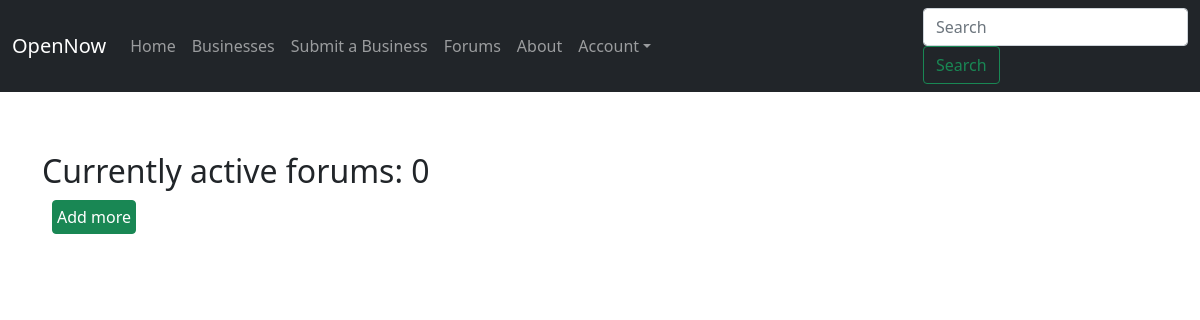
Before: /open_now/forums/ with the older database file.
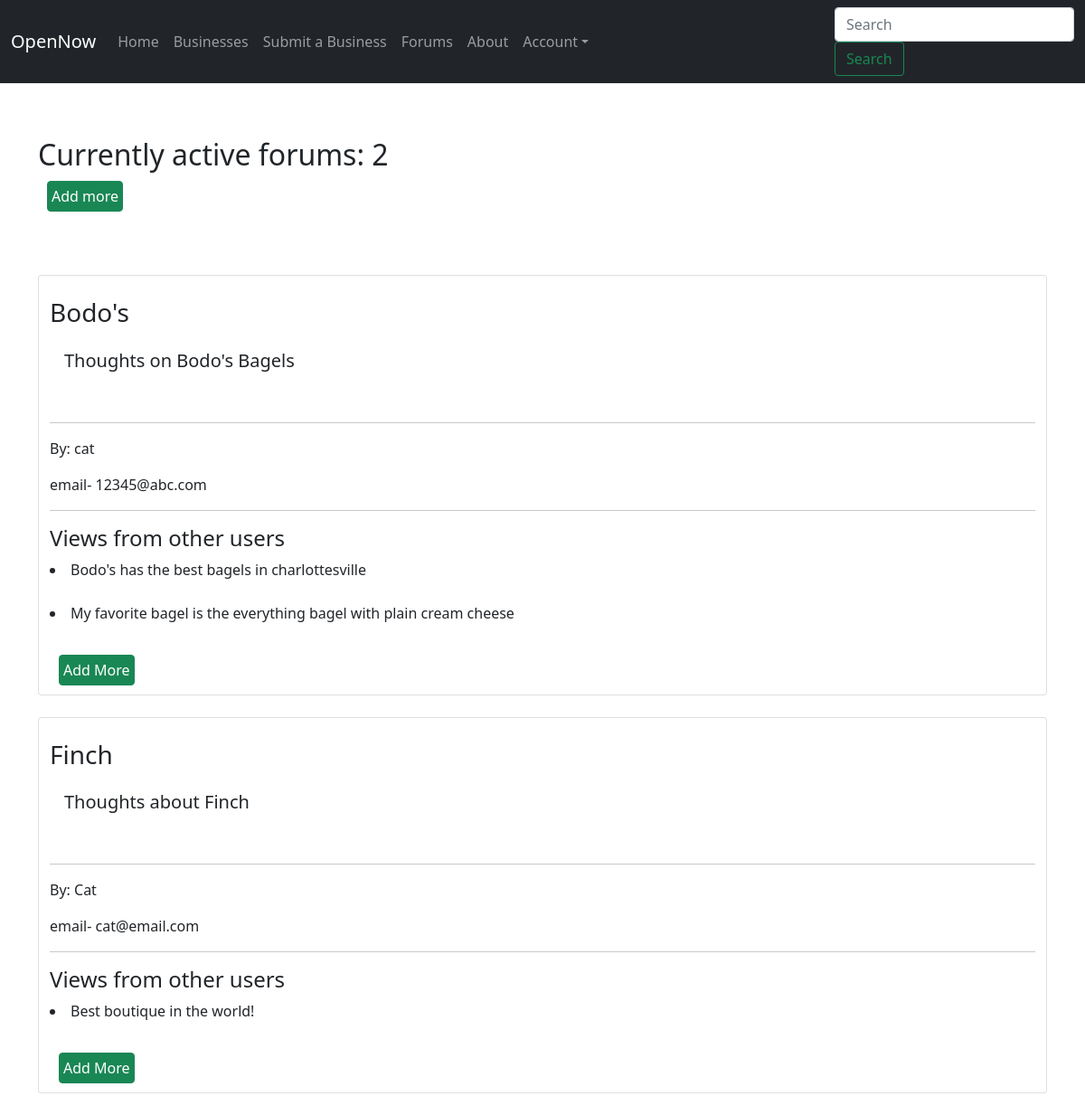
After: the same page with the newer database file.
### open_now/models.py (models this page shows, shortened)
class Forum(models.Model):
    name=models.CharField(max_length=200)
    email=models.CharField(max_length=200,null=True)
    topic= models.CharField(max_length=300)
    description = models.CharField(max_length=1000,blank=True)
    date_created=models.DateTimeField(auto_now_add=True,null=True)

class Discussion(models.Model):
    forum = models.ForeignKey(Forum,blank=True,on_delete=models.CASCADE)
    discuss = models.CharField(max_length=1000)

### open_now/views.py (the view)
# urls.py: path('forums/', views.forums, name='forums')
def forums(request):
    all_forums=Forum.objects.all()
    count=all_forums.count()
    discussions=[]
    for i in all_forums:
        discussions.append(i.discussion_set.all())
    context={'forums':all_forums,
            'count':count,
            'discussions':discussions}
    return render(request,'open_now/forums.html',context)

### open_now/templates/open_now/forums.html (shortened to what this page needs)
<!doctype html>
{% load socialaccount %}
{% load static %}
<html lang="en">
<head>
    <link href="https://cdn.jsdelivr.net/npm/bootstrap@5.0.0-beta2/dist/css/bootstrap.min.css" rel="stylesheet">
    <link href="{% static 'css/starter-template.css' %}" rel="stylesheet">
</head>
<body>
<nav class="navbar navbar-expand-md navbar-dark bg-dark fixed-top">
    <div class="container-fluid">
        <a class="navbar-brand" href="#">OpenNow</a>
        <div class="collapse navbar-collapse" id="navbarsExampleDefault">
            <ul class="navbar-nav me-auto mb-2 mb-md-0">
                <li class="nav-item">
                    <a class="nav-link" aria-current="page" href="{% url 'open_now:home' %}">Home</a>
                </li>
                <li class="nav-item">
                    <a class="nav-link" aria-current="page" href="{% url 'open_now:business_list' %}">Businesses</a>
                </li>
                                <li class="nav-item">
                    <a class="nav-link" aria-current="page" href="{% url 'open_now:business_form' %}">Submit a Business</a>
                </li>
            <li class="nav-item">
                <a class="nav-link" aria-current="page" href="{% url 'open_now:forums' %}">Forums</a>
            </li>
                <li class="nav-item">
                    <a class="nav-link" href="https://github.com/uva-cs3240-s21/project-b-26">About</a>
                </li>
                <li class="nav-item dropdown">
                    <a class="nav-link dropdown-toggle" href="#" id="dropdown01" data-bs-toggle="dropdown" aria-expanded="false">Account</a>
                </li>
            </ul>
                <form action="{% url 'open_now:search_result' %}" method="get">
                    <input class="form-control me-2" name="query" type="search" placeholder="Search" aria-label="Search">
                    <button class="btn btn-outline-success" type="submit">Search</button>
                </form>
        </div>
    </div>
</nav>
<main class="container" style="padding-top:5rem">
    <br>
    <br>
    <br>
        <h2 class="jumbotron">
            Currently active forums: {{count}}
            <form method="POST" action="{% url 'open_now:new_forum' %}">
            <button class="btn btn-success" style="width:fit-content; padding: 4px; margin:10px;">Add more</button>
            </form>
        </h2>
            <div class="card-columns" style="padding: 10px; margin: 20px;"></div>
            {% for f in forums %}
                <div class="card box container">
                    <br>
                    <h5 class="card-title">
                        <a><h3>{{f.topic}}</h3></a>
                        <div class="card-body container">
                                <p>{{f.description}}</p>
                    </h5>
                            <hr>
                            <p> By: {{f.name}}</p>
                            email- {{f.email}}
                            <hr>
                            <h4>Views from other users</h4>
                            {%for discuss in discussions%}
                            {%for objs in discuss%}
                            {% if objs.forum == f %}
                               <li>{{objs.discuss}}</li>
                               <br>
                            {% endif %}
                            {%endfor%}
                            {%endfor%}
                            <form method="POST" action="{% url 'open_now:new_discussion' %}">
                            <button class="btn btn-success" style="width:fit-content; padding: 4px; margin:10px;">Add More</button>
                            </form>
                        </div>
            <br>
            {%endfor%}
</main>
</body>
</html>

Changed rows visible on the page:
added Forum: topic "Bodo's", description "Thoughts on Bodo's Bagels", name "cat", email "12345@abc.com"
added Discussion: discuss "Bodo's has the best bagels in charlottesville"
added Discussion: discuss "My favorite bagel is the everything bagel with plain cream cheese"
added Forum: topic "Finch", description "Thoughts about Finch", name "Cat", email "cat@email.com"
added Discussion: discuss "Best boutique in the world!"
Other visible differences:
{{ count }}: "0" → "2"
